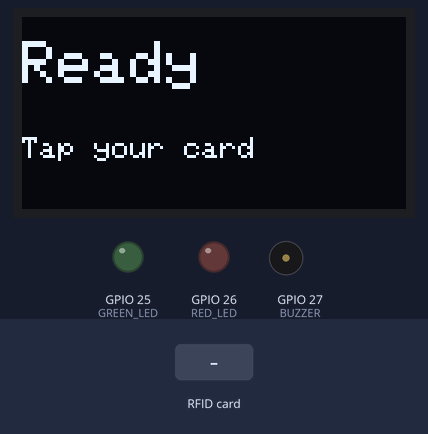
Recording of a sketch running on a simulated ESP32. Parts: 128×64 one-colour display, output pins drawn as LEDs (lit = HIGH), buzzer (waves = sounding, pin HIGH). Inputs (shaded band) come from the test bench. WiFi joins after 1.5 s; servers stay silent unless stated; uploads are accepted with an empty reply; what the sketch prints to the serial monitor is not drawn.

Above: at 2.8 s.
2.9 s: RFID card 5E 7A 19 C4 held to the reader
At 3.04 s:
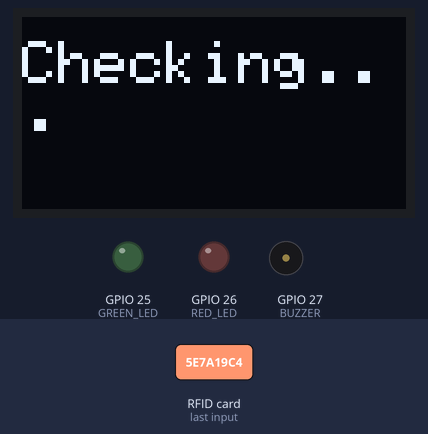
At 4.5 s:
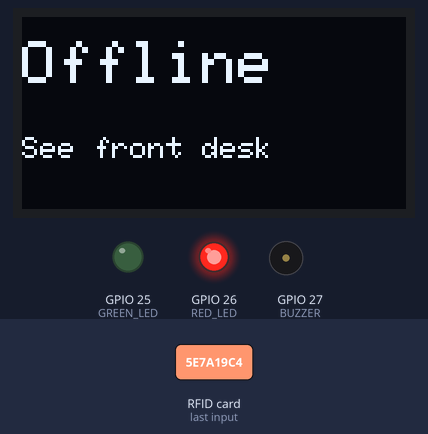
Timing chart, 0 to 6.3 s (numbered marks = the images above; inputs shaded):
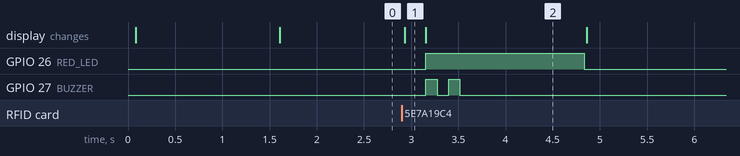

The sketch:

gym_scanner.ino
```cpp
// =====================================================================
// Gym NFC Scanner - firmware v1.3 (online-only)
// ESP32 + PN532 (SPI) + optional SSD1306 OLED + LEDs + buzzer
//
// What it does: reads an NFC card, asks the check-in server whether the
// member may enter (or whether a card is being linked), then shows the
// result with lights, beeps and text.
//
// Online-only: if the internet is down, the scanner shows "Offline" and
// staff check members in manually. Offline mode is a later stage.
//
// Before uploading: copy secrets.example.h to secrets.h and fill it in.
// Not yet tested on real hardware: expect small fixes.
// =====================================================================

#include <SPI.h>
#include <Wire.h>
#include <WiFi.h>
#include <WiFiClientSecure.h>
#include <HTTPClient.h>
#include <Adafruit_PN532.h>
#include <Adafruit_GFX.h>
#include <Adafruit_SSD1306.h>
#include <ArduinoJson.h>
#include "secrets.h"   // WIFI_SSID, WIFI_PASS, CHECKIN_URL, SCANNER_TOKEN

// ---------- Pins ----------
#define PN532_SS 5          // PN532 chip select (SCK 18, MISO 19, MOSI 23)
const int GREEN_LED = 25;
const int RED_LED   = 26;
const int BUZZER    = 27;
// OLED uses the default I2C pins: SDA 21, SCL 22

// ---------- Settings ----------
const unsigned long SAME_CARD_IGNORE_MS = 3000;   // ignore the same card for 3 s
const unsigned long WIFI_RETRY_MS       = 10000;  // try to reconnect every 10 s
const uint16_t      READ_TIMEOUT_MS     = 200;    // how long to wait for a card
const uint16_t      HTTP_TIMEOUT_MS     = 2500;   // how long to wait for the server

// ---------- Devices ----------
Adafruit_PN532   nfc(PN532_SS);
Adafruit_SSD1306 display(128, 64, &Wire, -1);
bool displayOk = false;

// ---------- State ----------
String        lastUid       = "";
unsigned long lastTapMs     = 0;
unsigned long lastWifiTryMs = 0;
bool          wasOnline     = false;   // to refresh the idle screen on change

// The server's answer, filled in by checkOnline()
struct CheckResult {
  bool   answered = false;   // false = no usable reply (offline or error)
  int    httpCode = 0;       // HTTP status code, for error messages
  String mode;               // "checkin" or "link"
  bool   allowed  = false;   // check-in result
  bool   linked   = false;   // link mode result
  String name;               // member's first name
  String reason;             // ok, expired, unknown, disabled,
                             // already_linked or other_gym
  int    daysLeft = 0;
};

// ---------- Helpers ----------

// Turn the card's ID bytes into text like "04A1B2C3D4E5F6"
String uidToString(const uint8_t *uid, uint8_t len) {
  String s = "";
  for (uint8_t i = 0; i < len; i++) {
    if (uid[i] < 0x10) s += "0";
    s += String(uid[i], HEX);
  }
  s.toUpperCase();
  return s;
}

// Two lines of text on the OLED (does nothing if there is no OLED)
void showText(const String &line1, const String &line2) {
  if (!displayOk) return;
  display.clearDisplay();
  display.setTextColor(SSD1306_WHITE);
  display.setTextSize(2);
  display.setCursor(0, 8);
  display.println(line1);
  display.setTextSize(1);
  display.setCursor(0, 40);
  display.println(line2);
  display.display();
}

void showIdle() {
  showText("Ready", WiFi.status() == WL_CONNECTED ? "Tap your card"
                                                  : "Offline - see desk");
}

// Green + one beep, or red + two beeps
void signal(bool ok) {
  digitalWrite(ok ? GREEN_LED : RED_LED, HIGH);
  int beeps = ok ? 1 : 2;
  for (int i = 0; i < beeps; i++) {
    digitalWrite(BUZZER, HIGH); delay(120);
    digitalWrite(BUZZER, LOW);  delay(120);
  }
  delay(1200);
  digitalWrite(GREEN_LED, LOW);
  digitalWrite(RED_LED, LOW);
}

// Start Wi-Fi; the ESP32 keeps retrying in the background
void startWifi() {
  WiFi.mode(WIFI_STA);
  WiFi.setAutoReconnect(true);
  WiFi.begin(WIFI_SSID, WIFI_PASS);
  showText("Wi-Fi...", WIFI_SSID);
  for (int i = 0; i < 40 && WiFi.status() != WL_CONNECTED; i++) delay(250);
  Serial.println(WiFi.status() == WL_CONNECTED ? "Wi-Fi OK" : "Wi-Fi not connected yet");
  lastWifiTryMs = millis();
}

// Extra nudge if the connection stays down
void keepWifiAlive() {
  bool online = WiFi.status() == WL_CONNECTED;
  if (online != wasOnline) {           // connection came back or dropped
    wasOnline = online;
    showIdle();
  }
  if (online) return;
  if (millis() - lastWifiTryMs < WIFI_RETRY_MS) return;
  lastWifiTryMs = millis();
  Serial.println("Reconnecting Wi-Fi...");
  WiFi.reconnect();
}

// ---------- Server call ----------

// Send the card ID to the check-in server and read its answer
CheckResult checkOnline(const String &uid) {
  CheckResult r;
  if (WiFi.status() != WL_CONNECTED) return r;

  WiFiClientSecure client;
  client.setInsecure();   // PROTOTYPE ONLY: replace with setCACert() before a pilot
  HTTPClient http;
  http.setTimeout(HTTP_TIMEOUT_MS);
  if (!http.begin(client, CHECKIN_URL)) return r;
  http.addHeader("Content-Type", "application/json");
  http.addHeader("x-scanner-token", SCANNER_TOKEN);

  JsonDocument req;
  req["uid"] = uid;
  String body;
  serializeJson(req, body);

  r.httpCode = http.POST(body);
  if (r.httpCode == 200) {
    JsonDocument res;
    if (!deserializeJson(res, http.getString())) {
      r.answered = true;
      r.mode     = String(res["mode"] | "checkin");
      r.allowed  = res["allowed"] | false;
      r.linked   = res["linked"] | false;
      r.name     = String(res["name"] | "");
      r.reason   = String(res["reason"] | "");
      r.daysLeft = res["days_left"] | 0;
    }
  } else {
    Serial.printf("HTTP error %d\n", r.httpCode);
  }
  http.end();
  return r;
}

// ---------- Show the result ----------

void handleResult(const CheckResult &r) {
  if (!r.answered) {
    if (r.httpCode == 401) showText("Error", "Scanner not authorized");
    else                   showText("Offline", "See front desk");
    signal(false);
  } else if (r.mode == "link") {
    String why = r.reason == "already_linked" ? "Card already in use"
                                              : "Other gym's card";
    showText(r.linked ? "Card linked" : "Not linked", r.linked ? r.name : why);
    signal(r.linked);
  } else if (r.allowed) {
    String left = r.daysLeft == 0 ? "Last day today"
                                  : String(r.daysLeft) + " days left";
    showText("Hi " + r.name, left);
    signal(true);
  } else {
    String why = r.reason == "expired"  ? "Membership expired"
               : r.reason == "disabled" ? "Card disabled"
                                        : "Unknown card";
    showText("Denied", why);
    signal(false);
  }
  showIdle();
}

// ---------- Main program ----------

void setup() {
  Serial.begin(115200);
  pinMode(GREEN_LED, OUTPUT);
  pinMode(RED_LED, OUTPUT);
  pinMode(BUZZER, OUTPUT);

  displayOk = display.begin(SSD1306_SWITCHCAPVCC, 0x3C);
  if (!displayOk) Serial.println("OLED not found (optional, continuing)");
  showText("Starting", "");

  nfc.begin();
  uint32_t version = nfc.getFirmwareVersion();
  if (!version) {
    Serial.println("PN532 not found. Check wiring and DIP switches.");
    showText("Reader", "not found");
    while (true) { signal(false); delay(3000); }   // stop here, keep warning
  }
  Serial.printf("Found PN5%02X, firmware %d.%d\n", (version >> 24) & 0xFF,
                (version >> 16) & 0xFF, (version >> 8) & 0xFF);
  nfc.SAMConfig();

  startWifi();
  wasOnline = WiFi.status() == WL_CONNECTED;
  showIdle();
}

void loop() {
  keepWifiAlive();

  uint8_t uid[7];
  uint8_t uidLength;
  if (!nfc.readPassiveTargetID(PN532_MIFARE_ISO14443A, uid, &uidLength, READ_TIMEOUT_MS)) {
    return;   // no card this time; loop() runs again immediately
  }

  String id = uidToString(uid, uidLength);
  if (id == lastUid && millis() - lastTapMs < SAME_CARD_IGNORE_MS) return;
  lastUid = id;
  lastTapMs = millis();

  Serial.println("Card: " + id);
  showText("Checking...", "");
  handleResult(checkOnline(id));
}
```

secrets.example.h
```cpp
// Copy this file to secrets.h (same folder) and fill in your own values.
// Never upload secrets.h to GitHub: add it to .gitignore.
#pragma once

#define WIFI_SSID     "YourWiFiName"        // 2.4 GHz network only
#define WIFI_PASS     "YourWiFiPassword"
#define CHECKIN_URL   "https://<project-ref>.supabase.co/functions/v1/checkin"
#define SCANNER_TOKEN "<plain token from Step 6.2, not the hash>"
```

Measured:
- after the input at 2.9 s, GPIO 26 (RED_LED): LOW → HIGH after 0.26 s, → LOW 1.7 s later; GPIO 27 (BUZZER): alternates HIGH for 0.12 s and LOW for 0.12 s, 4 changes in all, then stays LOW, starting after 0.26 s; the display: changes at once (image 1)
- what the display in image 2 shows lasts 1.7 s, from 3.2 s to 4.9 s
